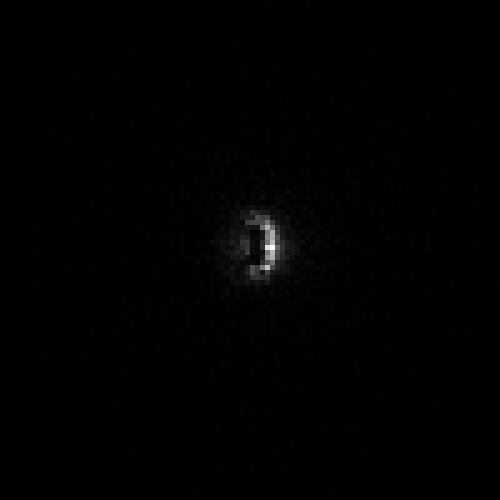

Write the Python code that produced this figure.
import numpy as np
import cmath, math
from PIL import Image

catch_distance = 10
pointEvals = 30
num_points = 5000
dimensions = 2

precision = 1000 # Subdivide each side into this many segments for pixels
resolution = [2000,1000]

# Define the range for each dimension
x_min, x_max = -2, 1
y_min, y_max = -1, 1

# Generate random x and y coordinates separately
x_coords = np.random.uniform(x_min, x_max, num_points)
y_coords = np.random.uniform(y_min, y_max, num_points)

# Combine them into an array of points
random_points = np.column_stack((x_coords, y_coords))



escapedPoints = []
allPointLocations = []

for point in random_points:
    pointLocations = []
    zFirst = complex(point[0], point[1])
    zNext = zFirst
    for i in range(pointEvals):
        try:
            zNext = zNext**2 + zFirst
        except OverflowError:
            escapedPoints.append(point)
            allPointLocations += pointLocations
            break
        if abs(zNext) > catch_distance or np.isnan(abs(zNext)):
            escapedPoints.append(point)
            allPointLocations += pointLocations
            break
        pointLocations.append(zNext)

print(allPointLocations)

xs = [z.real for z in allPointLocations]
ys = [z.imag for z in allPointLocations]
xs.sort()
ys.sort()
print("X range: ", (min(xs) if xs else None, max(xs) if xs else None))
print("Y range: ", (min(ys) if ys else None, max(ys) if ys else None))

min_x = min(xs) if xs else None
max_x = max(xs) if xs else None
min_y = min(ys) if ys else None
max_y = max(ys) if ys else None

gap_x = abs(max_x-min_x)
gap_y = abs(max_y-min_y)

pointXIter = resolution[0]/(x_max-x_min)
pointYIter = resolution[1]/(y_max-y_min)

catchBinIterX = resolution[0]/precision
catchBinIterY = resolution[1]/precision

img = Image.new("RGB", (resolution[0], resolution[1]), (0, 0, 0))  # RGB black

x_ranges = [
    (min_x + i * (gap_x / precision), min_x + (i + 1) * (gap_x / precision))
    for i in range(precision)
]

y_ranges = [
    (min_y + i * (gap_y / precision), min_y + (i + 1) * (gap_y / precision))
    for i in range(precision)
]

#print("X ranges: ", x_ranges)
#print("Y ranges: ", y_ranges)

def filter_complex_points(points, x_range, y_range):
    arr = np.array(points, dtype=np.complex128)
    mask = (arr.real >= x_range[0]) & (arr.real <= x_range[1]) & (arr.imag >= y_range[0]) & (arr.imag <= y_range[1])
    return np.count_nonzero(mask)

checks = len(allPointLocations)
full = resolution[0] * resolution[1]
current = 0
print("Total pixels to check: ", full)
print("Total points to check: ", checks)

percentCheckThresholdPixels = (full/100)
percentCheckThresholdChecks = (checks/100)

previousxBin = -1
previousyBin = -1
previousCount = -1

lastNum = -1

locationAndCount = {}
highestCount = -1
for x in range(resolution[0]):
    for y in range(resolution[1]):
        current += 1
        pixel = (x,y)
        
        xBin = math.floor(x / catchBinIterX) + 1
        yBin = math.floor(y / catchBinIterY) + 1

        if xBin == previousxBin and yBin == previousyBin:
            locationAndCount[(x,y)] = count
            continue
        previousxBin = xBin
        previousyBin = yBin

        # Check if the point is in the escaped points

        xToCheck = None
        yToCheck = None
        count = 0
        x_range = x_ranges[xBin-1]
        y_range = y_ranges[yBin-1]
        
        if math.floor((current % (percentCheckThresholdPixels))/10) == 0 and current != full and lastNum != f"{(current/full)*100:.0f}":
            lastNum = f"{(current/full)*100:.0f}"
            print(f"{(current/full)*100:.0f}% done")
        
        count = filter_complex_points(allPointLocations, x_range, y_range)

        brightnessIndex = round(255*(count/checks))
        previousCount = brightnessIndex
        #print(f"Pixel {pixel} has count {count} in bin {(xBin,yBin)} with x range {x_range} and y range {y_range}")
        locationAndCount[(x,y)] = count
        if count > highestCount:
            highestCount = count

print("Done Calculating Bins.")

for (x, y), count in locationAndCount.items():
    brightnessIndex = round(255*(count/highestCount))
    img.putpixel((x, y), (brightnessIndex, brightnessIndex, brightnessIndex))

print("Complete!")
img.save("buddhabrot.png")